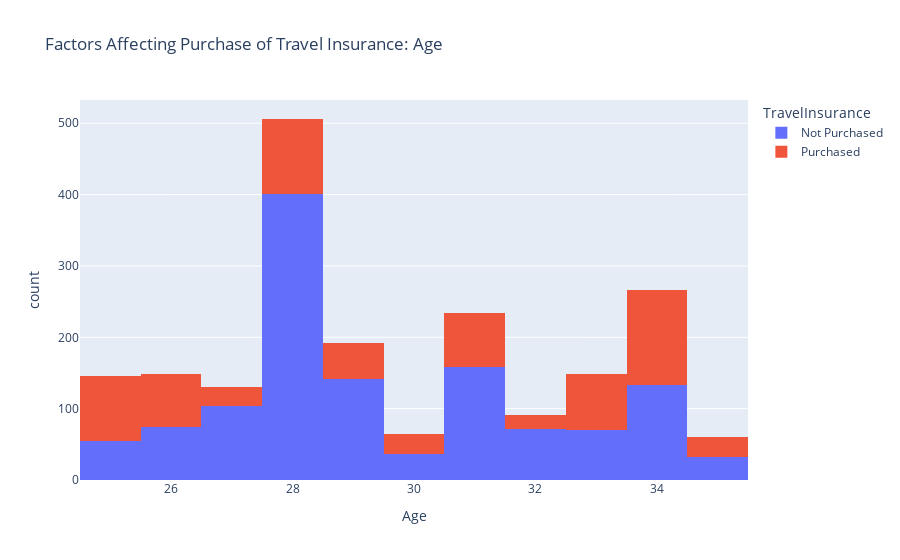
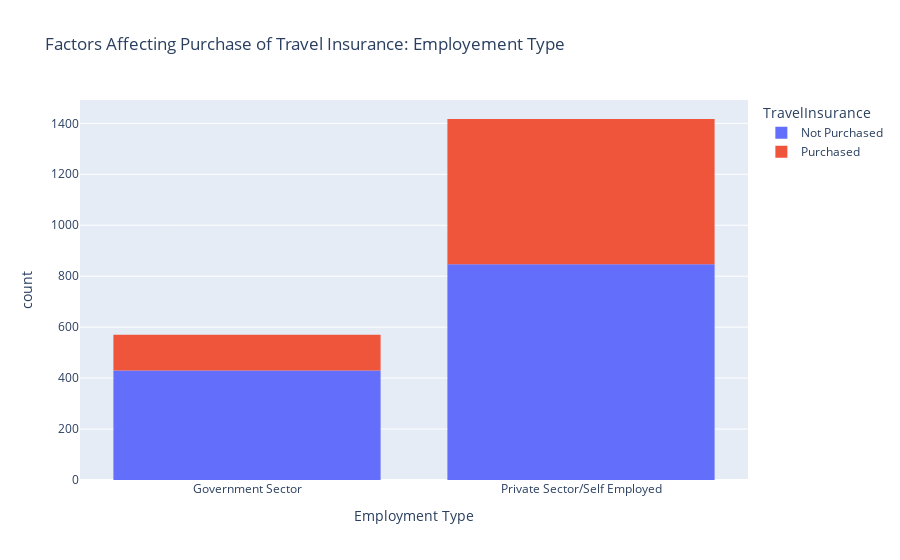
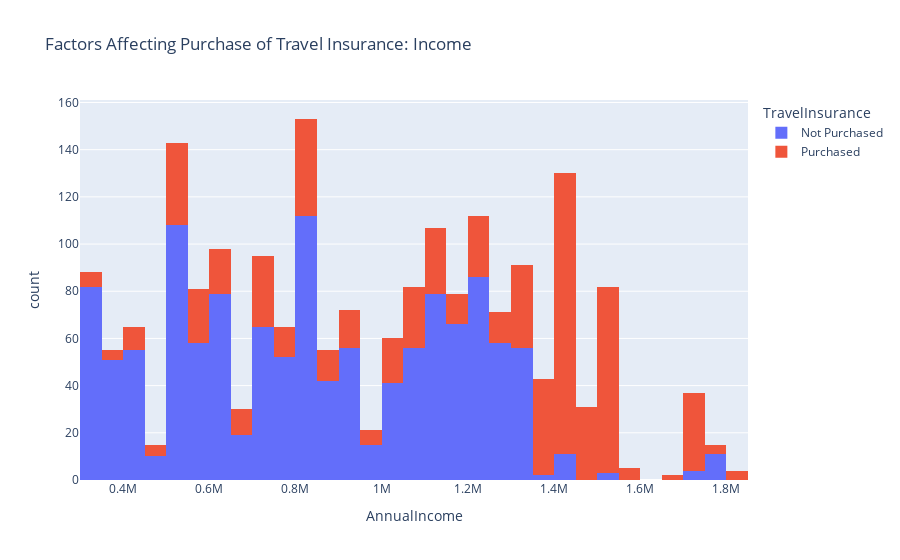

The cell these charts' notebook holds for them, in order:
### Code cell
import plotly.express as px
data = data
figure = px.histogram(data, x = "Age", 
                      color = "TravelInsurance", 
                      title= "Factors Affecting Purchase of Travel Insurance: Age")
figure_1 = px.histogram(data, x='Employment Type',color = "TravelInsurance", 
                      title= "Factors Affecting Purchase of Travel Insurance: Employement Type")
figure_2 = px.histogram(data, x = "AnnualIncome", 
                      color = "TravelInsurance", 
                      title= "Factors Affecting Purchase of Travel Insurance: Income")
figure.show()
figure_1.show()
figure_2.show()

### Figure 1 — Plotly figure (JSON) as saved in the notebook; plotly's stock layout.template omitted (floating-point values rounded to 4 significant figures; data arrays with more than 128 entries replaced by an {"elided": "..."} marker saying what was removed)
{"data": [{"alignmentgroup": "True", "bingroup": "x", "hovertemplate": "TravelInsurance=Not Purchased<br>Age=%{x}<br>count=%{y}<extra></extra>", "legendgroup": "Not Purchased", "marker": {"color": "#636efa", "pattern": {"shape": ""}}, "name": "Not Purchased", "offsetgroup": "Not Purchased", "orientation": "v", "showlegend": true, "type": "histogram", "x": {"elided": "1277 int values"}, "xaxis": "x", "yaxis": "y"}, {"alignmentgroup": "True", "bingroup": "x", "hovertemplate": "TravelInsurance=Purchased<br>Age=%{x}<br>count=%{y}<extra></extra>", "legendgroup": "Purchased", "marker": {"color": "#EF553B", "pattern": {"shape": ""}}, "name": "Purchased", "offsetgroup": "Purchased", "orientation": "v", "showlegend": true, "type": "histogram", "x": {"elided": "710 int values"}, "xaxis": "x", "yaxis": "y"}], "layout": {"barmode": "relative", "legend": {"title": {"text": "TravelInsurance"}, "tracegroupgap": 0}, "title": {"text": "Factors Affecting Purchase of Travel Insurance: Age"}, "xaxis": {"anchor": "y", "domain": [0, 1], "title": {"text": "Age"}}, "yaxis": {"anchor": "x", "domain": [0, 1], "title": {"text": "count"}}}}

### Figure 2 — Plotly figure (JSON) as saved in the notebook; plotly's stock layout.template omitted (floating-point values rounded to 4 significant figures; data arrays with more than 128 entries replaced by an {"elided": "..."} marker saying what was removed)
{"data": [{"alignmentgroup": "True", "bingroup": "x", "hovertemplate": "TravelInsurance=Not Purchased<br>Employment Type=%{x}<br>count=%{y}<extra></extra>", "legendgroup": "Not Purchased", "marker": {"color": "#636efa", "pattern": {"shape": ""}}, "name": "Not Purchased", "offsetgroup": "Not Purchased", "orientation": "v", "showlegend": true, "type": "histogram", "x": {"elided": "1277 str values"}, "xaxis": "x", "yaxis": "y"}, {"alignmentgroup": "True", "bingroup": "x", "hovertemplate": "TravelInsurance=Purchased<br>Employment Type=%{x}<br>count=%{y}<extra></extra>", "legendgroup": "Purchased", "marker": {"color": "#EF553B", "pattern": {"shape": ""}}, "name": "Purchased", "offsetgroup": "Purchased", "orientation": "v", "showlegend": true, "type": "histogram", "x": {"elided": "710 str values"}, "xaxis": "x", "yaxis": "y"}], "layout": {"barmode": "relative", "legend": {"title": {"text": "TravelInsurance"}, "tracegroupgap": 0}, "title": {"text": "Factors Affecting Purchase of Travel Insurance: Employement Type"}, "xaxis": {"anchor": "y", "domain": [0, 1], "title": {"text": "Employment Type"}}, "yaxis": {"anchor": "x", "domain": [0, 1], "title": {"text": "count"}}}}

### Figure 3 — Plotly figure (JSON) as saved in the notebook; plotly's stock layout.template omitted (floating-point values rounded to 4 significant figures; data arrays with more than 128 entries replaced by an {"elided": "..."} marker saying what was removed)
{"data": [{"alignmentgroup": "True", "bingroup": "x", "hovertemplate": "TravelInsurance=Not Purchased<br>AnnualIncome=%{x}<br>count=%{y}<extra></extra>", "legendgroup": "Not Purchased", "marker": {"color": "#636efa", "pattern": {"shape": ""}}, "name": "Not Purchased", "offsetgroup": "Not Purchased", "orientation": "v", "showlegend": true, "type": "histogram", "x": {"elided": "1277 int values"}, "xaxis": "x", "yaxis": "y"}, {"alignmentgroup": "True", "bingroup": "x", "hovertemplate": "TravelInsurance=Purchased<br>AnnualIncome=%{x}<br>count=%{y}<extra></extra>", "legendgroup": "Purchased", "marker": {"color": "#EF553B", "pattern": {"shape": ""}}, "name": "Purchased", "offsetgroup": "Purchased", "orientation": "v", "showlegend": true, "type": "histogram", "x": {"elided": "710 int values"}, "xaxis": "x", "yaxis": "y"}], "layout": {"barmode": "relative", "legend": {"title": {"text": "TravelInsurance"}, "tracegroupgap": 0}, "title": {"text": "Factors Affecting Purchase of Travel Insurance: Income"}, "xaxis": {"anchor": "y", "domain": [0, 1], "title": {"text": "AnnualIncome"}}, "yaxis": {"anchor": "x", "domain": [0, 1], "title": {"text": "count"}}}}
